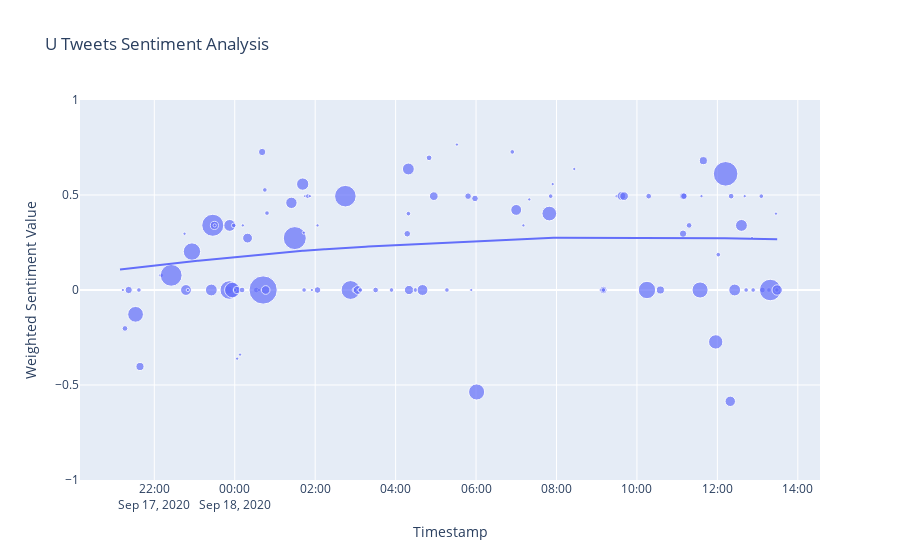

Source (notebook cell):
### Markdown cell above
# Unity

### Code cell
fig = px.scatter(u_df, x="time", y="weighted_compound_0", trendline="lowess", size="bubble",range_y=[-1,1], 
                 title="U Tweets Sentiment Analysis",
                 labels={ # replaces default labels by column name
                "time": "Timestamp",  "weighted_compound_0": "Weighted Sentiment Value"})
fig.show()

### Figure 1 — Plotly figure (JSON) as saved in the notebook; plotly's stock layout.template omitted (floating-point values rounded to 4 significant figures; data arrays with more than 128 entries replaced by an {"elided": "..."} marker saying what was removed)
{"data": [{"hovertemplate": "Timestamp=%{x}<br>Weighted Sentiment Value=%{y}<br>bubble=%{marker.size}<extra></extra>", "legendgroup": "", "marker": {"color": "#636efa", "size": {"elided": "600 int values"}, "sizemode": "area", "sizeref": 0.185, "symbol": "circle"}, "mode": "markers", "name": "", "orientation": "v", "showlegend": false, "type": "scatter", "x": {"elided": "600 str values"}, "xaxis": "x", "y": {"elided": "600 float values"}, "yaxis": "y"}, {"hovertemplate": "<b>LOWESS trendline</b><br><br>Timestamp=%{x}<br>Weighted Sentiment Value=%{y} <b>(trend)</b><extra></extra>", "legendgroup": "", "marker": {"color": "#636efa", "symbol": "circle"}, "mode": "lines", "name": "", "showlegend": false, "type": "scatter", "x": {"elided": "600 str values"}, "xaxis": "x", "y": {"elided": "600 float values"}, "yaxis": "y"}], "layout": {"legend": {"itemsizing": "constant", "tracegroupgap": 0}, "title": {"text": "U Tweets Sentiment Analysis"}, "xaxis": {"anchor": "y", "domain": [0, 1], "title": {"text": "Timestamp"}}, "yaxis": {"anchor": "x", "domain": [0, 1], "range": [-1, 1], "title": {"text": "Weighted Sentiment Value"}}}}
